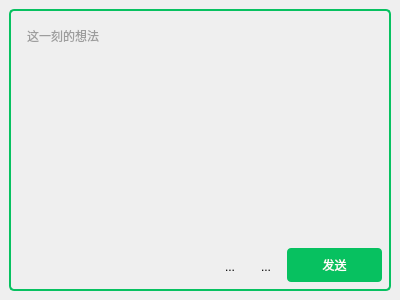
<?xml version="1.0" encoding="UTF-8"?>
<ui version="4.0">
 <class>CommentInputWidget</class>
 <widget class="QWidget" name="CommentInputWidget">
  <property name="geometry">
   <rect>
    <x>0</x>
    <y>0</y>
    <width>400</width>
    <height>300</height>
   </rect>
  </property>
  <property name="windowTitle">
   <string>Form</string>
  </property>
  <layout class="QVBoxLayout" name="verticalLayout">
   <property name="spacing">
    <number>0</number>
   </property>
   <property name="leftMargin">
    <number>9</number>
   </property>
   <property name="topMargin">
    <number>9</number>
   </property>
   <property name="rightMargin">
    <number>9</number>
   </property>
   <property name="bottomMargin">
    <number>9</number>
   </property>
   <item>
    <widget class="QWidget" name="inputWidget" native="true">
     <property name="styleSheet">
      <string notr="true">
#inputWidget {
    border-radius: 5px;
    border: 2px solid #07C160;
}</string>
     </property>
     <layout class="QVBoxLayout" name="verticalLayout_2">
      <item>
       <widget class="QTextEdit" name="inputEdit">
        <property name="mouseTracking">
         <bool>true</bool>
        </property>
        <property name="acceptDrops">
         <bool>true</bool>
        </property>
        <property name="styleSheet">
         <string notr="true">     QTextEdit {
            background: transparent;
            border: none;
            outline: none;
            color: rgb(76, 76, 76);    
            padding: 5px;       
			font: 16px &quot;微软雅黑&quot;;
        }
        QTextEdit::verticalScrollBar {
            width: 0px;
        }
        QTextEdit::horizontalScrollBar {
            height: 0px;
        }</string>
        </property>
        <property name="verticalScrollBarPolicy">
         <enum>Qt::ScrollBarPolicy::ScrollBarAlwaysOff</enum>
        </property>
        <property name="horizontalScrollBarPolicy">
         <enum>Qt::ScrollBarPolicy::ScrollBarAlwaysOff</enum>
        </property>
        <property name="acceptRichText">
         <bool>true</bool>
        </property>
        <property name="placeholderText">
         <string>这一刻的想法</string>
        </property>
       </widget>
      </item>
      <item>
       <layout class="QHBoxLayout" name="horizontalLayout">
        <item>
         <widget class="QLabel" name="imglabel">
          <property name="minimumSize">
           <size>
            <width>70</width>
            <height>70</height>
           </size>
          </property>
          <property name="maximumSize">
           <size>
            <width>70</width>
            <height>70</height>
           </size>
          </property>
          <property name="text">
           <string/>
          </property>
          <property name="scaledContents">
           <bool>true</bool>
          </property>
         </widget>
        </item>
        <item>
         <spacer name="horizontalSpacer">
          <property name="orientation">
           <enum>Qt::Orientation::Horizontal</enum>
          </property>
          <property name="sizeHint" stdset="0">
           <size>
            <width>40</width>
            <height>20</height>
           </size>
          </property>
         </spacer>
        </item>
        <item alignment="Qt::AlignmentFlag::AlignBottom">
         <widget class="QToolButton" name="emojiButton">
          <property name="minimumSize">
           <size>
            <width>30</width>
            <height>30</height>
           </size>
          </property>
          <property name="toolTip">
           <string>表情包</string>
          </property>
          <property name="styleSheet">
           <string notr="true">QToolButton{
    border-radius: 3px; /* 轻微圆角，可选 */
}
/* 鼠标悬停状态 */
QToolButton:hover {
    background-color:rgb(220, 220, 220); /* 灰色背景 */
}

/* 鼠标按下状态（可选增强） */
QToolButton:pressed {
    background-color: rgb(180, 180, 180); /* 按下时更深的灰色 */
}</string>
          </property>
          <property name="text">
           <string>...</string>
          </property>
          <property name="icon">
           <iconset resource="../../res/icon.qrc">
            <normaloff>:/a/icons/表情包.svg</normaloff>:/a/icons/表情包.svg</iconset>
          </property>
          <property name="iconSize">
           <size>
            <width>25</width>
            <height>25</height>
           </size>
          </property>
         </widget>
        </item>
        <item alignment="Qt::AlignmentFlag::AlignBottom">
         <widget class="QToolButton" name="imgButton">
          <property name="minimumSize">
           <size>
            <width>30</width>
            <height>30</height>
           </size>
          </property>
          <property name="toolTip">
           <string>表情包</string>
          </property>
          <property name="styleSheet">
           <string notr="true">QToolButton{
    border-radius: 3px; /* 轻微圆角，可选 */
}
/* 鼠标悬停状态 */
QToolButton:hover {
    background-color:rgb(220, 220, 220); /* 灰色背景 */
}

/* 鼠标按下状态（可选增强） */
QToolButton:pressed {
    background-color: rgb(180, 180, 180); /* 按下时更深的灰色 */
}</string>
          </property>
          <property name="text">
           <string>...</string>
          </property>
          <property name="icon">
           <iconset resource="../../res/icon.qrc">
            <normaloff>:/a/icons/图片.svg</normaloff>:/a/icons/图片.svg</iconset>
          </property>
          <property name="iconSize">
           <size>
            <width>25</width>
            <height>25</height>
           </size>
          </property>
         </widget>
        </item>
        <item alignment="Qt::AlignmentFlag::AlignBottom">
         <widget class="QPushButton" name="sendPushButton">
          <property name="enabled">
           <bool>true</bool>
          </property>
          <property name="minimumSize">
           <size>
            <width>95</width>
            <height>30</height>
           </size>
          </property>
          <property name="styleSheet">
           <string notr="true">QPushButton{
    background-color:rgb(7, 193, 96);
    color: rgb(255, 255, 255);
    font: 15px &quot;黑体&quot;;
    border-radius: 4px; /* 轻微圆角 */
    border: none; /* 去掉默认边框，让效果更纯净 */
    padding: 8px 16px; /* 增加内边距，让按钮更大，效果更明显 */
    margin: 0px;
}

/* 鼠标悬停状态 */
QPushButton:hover {
    background-color:rgb(7, 182, 88);
}

/* 鼠标按下状态 - 核心动效 */
QPushButton:pressed {
    background-color:rgb(6, 178, 83);
    margin-top: 2px;
    margin-left: 2px;
}</string>
          </property>
          <property name="text">
           <string>发送</string>
          </property>
         </widget>
        </item>
       </layout>
      </item>
     </layout>
    </widget>
   </item>
  </layout>
 </widget>
 <resources>
  <include location="../../res/icon.qrc"/>
 </resources>
 <connections/>
</ui>
